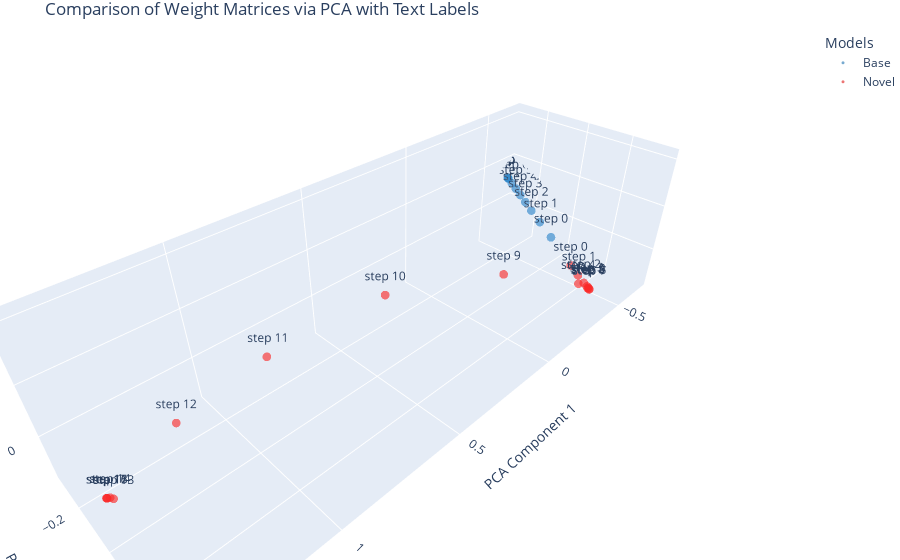

Write notebook code for a chart like this one.
### Code cell
plot_weight(weight_matrix, weight_matrix3)

### Figure 1 — Plotly figure (JSON) as saved in the notebook; plotly's stock layout.template omitted (floating-point values rounded to 4 significant figures)
{"data": [{"marker": {"color": "rgba(40, 120, 181, 0.9)", "opacity": 0.7, "size": 3}, "mode": "markers+text", "name": "Base", "text": ["step 0", "step 1", "step 2", "step 3", "step 4", "step 5", "step 6", "step 7", "step 8", "step 9"], "type": "scatter3d", "x": [-0.5968, -0.6107, -0.6205, -0.6294, -0.6368, -0.6427, -0.6474, -0.6519, -0.6524, -0.6527], "y": [-0.02548, -0.1022, -0.1603, -0.2041, -0.2407, -0.2737, -0.3013, -0.3265, -0.329, -0.3311], "z": [-0.0646, -0.02216, 0.01152, 0.03566, 0.05642, 0.07559, 0.09202, 0.1055, 0.1068, 0.108]}, {"marker": {"color": "rgba(225, 36, 35, 0.9)", "opacity": 0.7, "size": 3}, "mode": "markers+text", "name": "Novel", "text": ["step 0", "step 1", "step 2", "step 3", "step 4", "step 5", "step 6", "step 7", "step 8", "step 9", "step 10", "step 11", "step 12", "step 13", "step 14", "step 15", "step 16", "step 17"], "type": "scatter3d", "x": [-0.5692, -0.5426, -0.5184, -0.4964, -0.1985, -0.4558, -0.4311, -0.4049, -0.3809, 0.3176, 0.71, 1.001, 1.223, 1.408, 1.414, 1.421, 1.422, 1.422], "y": [0.1089, 0.1655, 0.2116, 0.2388, 0.3484, 0.266, 0.2824, 0.2957, 0.3004, 0.3682, 0.2754, 0.1345, -0.001122, -0.1318, -0.1388, -0.1429, -0.1433, -0.1435], "z": [-0.1411, -0.1541, -0.1608, -0.1547, 0.05481, -0.1281, -0.1144, -0.09826, -0.07875, 0.3461, 0.4212, 0.3008, 0.1215, -0.1472, -0.1434, -0.1431, -0.1428, -0.1424]}], "layout": {"legend": {"title": {"text": "Models"}}, "margin": {"b": 0, "l": 0, "r": 0, "t": 30}, "scene": {"xaxis": {"title": {"text": "PCA Component 1"}}, "yaxis": {"title": {"text": "PCA Component 2"}}, "zaxis": {"title": {"text": "PCA Component 3"}}}, "title": {"text": "Comparison of Weight Matrices via PCA with Text Labels"}}}
